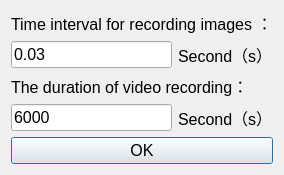
<?xml version="1.0" encoding="UTF-8"?>
<ui version="4.0">
 <class>Dialog</class>
 <widget class="QDialog" name="Dialog">
  <property name="geometry">
   <rect>
    <x>0</x>
    <y>0</y>
    <width>280</width>
    <height>152</height>
   </rect>
  </property>
  <property name="maximumSize">
   <size>
    <width>300</width>
    <height>152</height>
   </size>
  </property>
  <property name="windowTitle">
   <string>Parameters of taking video</string>
  </property>
  <layout class="QVBoxLayout" name="verticalLayout">
   <item>
    <widget class="QLabel" name="label">
     <property name="font">
      <font>
       <family>Arial</family>
       <pointsize>12</pointsize>
      </font>
     </property>
     <property name="text">
      <string>Time interval for recording images ：</string>
     </property>
    </widget>
   </item>
   <item>
    <layout class="QHBoxLayout" name="horizontalLayout">
     <item>
      <widget class="QLineEdit" name="lineEdit_video_interval">
       <property name="font">
        <font>
         <family>Arial</family>
         <pointsize>12</pointsize>
        </font>
       </property>
       <property name="text">
        <string>0.03</string>
       </property>
      </widget>
     </item>
     <item>
      <widget class="QLabel" name="label_2">
       <property name="font">
        <font>
         <family>Arial</family>
         <pointsize>12</pointsize>
        </font>
       </property>
       <property name="text">
        <string>Second（s）</string>
       </property>
      </widget>
     </item>
    </layout>
   </item>
   <item>
    <widget class="QLabel" name="label_3">
     <property name="font">
      <font>
       <family>Arial</family>
       <pointsize>12</pointsize>
      </font>
     </property>
     <property name="text">
      <string>The duration of video recording：</string>
     </property>
    </widget>
   </item>
   <item>
    <layout class="QHBoxLayout" name="horizontalLayout_2">
     <item>
      <widget class="QLineEdit" name="lineEdit_video_timelong">
       <property name="font">
        <font>
         <family>Arial</family>
         <pointsize>12</pointsize>
        </font>
       </property>
       <property name="text">
        <string>6000</string>
       </property>
      </widget>
     </item>
     <item>
      <widget class="QLabel" name="label_4">
       <property name="font">
        <font>
         <family>Arial</family>
         <pointsize>12</pointsize>
        </font>
       </property>
       <property name="text">
        <string>Second（s）</string>
       </property>
      </widget>
     </item>
    </layout>
   </item>
   <item>
    <widget class="QPushButton" name="pushButton_queding">
     <property name="font">
      <font>
       <family>Arial</family>
       <pointsize>12</pointsize>
      </font>
     </property>
     <property name="text">
      <string>OK</string>
     </property>
    </widget>
   </item>
  </layout>
 </widget>
 <resources/>
 <connections/>
</ui>
